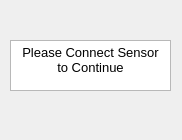
<?xml version="1.0" encoding="UTF-8"?>
<ui version="4.0">
 <class>WarningScreen</class>
 <widget class="QWidget" name="WarningScreen">
  <property name="geometry">
   <rect>
    <x>0</x>
    <y>0</y>
    <width>182</width>
    <height>140</height>
   </rect>
  </property>
  <property name="windowTitle">
   <string>Form</string>
  </property>
  <widget class="QTextBrowser" name="textBrowser">
   <property name="geometry">
    <rect>
     <x>10</x>
     <y>40</y>
     <width>161</width>
     <height>51</height>
    </rect>
   </property>
   <property name="html">
    <string>&lt;!DOCTYPE HTML PUBLIC &quot;-//W3C//DTD HTML 4.0//EN&quot; &quot;http://www.w3.org/TR/REC-html40/strict.dtd&quot;&gt;
&lt;html&gt;&lt;head&gt;&lt;meta name=&quot;qrichtext&quot; content=&quot;1&quot; /&gt;&lt;style type=&quot;text/css&quot;&gt;
p, li { white-space: pre-wrap; }
&lt;/style&gt;&lt;/head&gt;&lt;body style=&quot; font-family:'Sans'; font-size:10pt; font-weight:400; font-style:normal;&quot;&gt;
&lt;p align=&quot;center&quot; style=&quot; margin-top:0px; margin-bottom:0px; margin-left:0px; margin-right:0px; -qt-block-indent:0; text-indent:0px;&quot;&gt;Please Connect Sensor&lt;/p&gt;
&lt;p align=&quot;center&quot; style=&quot; margin-top:0px; margin-bottom:0px; margin-left:0px; margin-right:0px; -qt-block-indent:0; text-indent:0px;&quot;&gt;to Continue&lt;/p&gt;&lt;/body&gt;&lt;/html&gt;</string>
   </property>
  </widget>
 </widget>
 <resources/>
 <connections/>
</ui>
